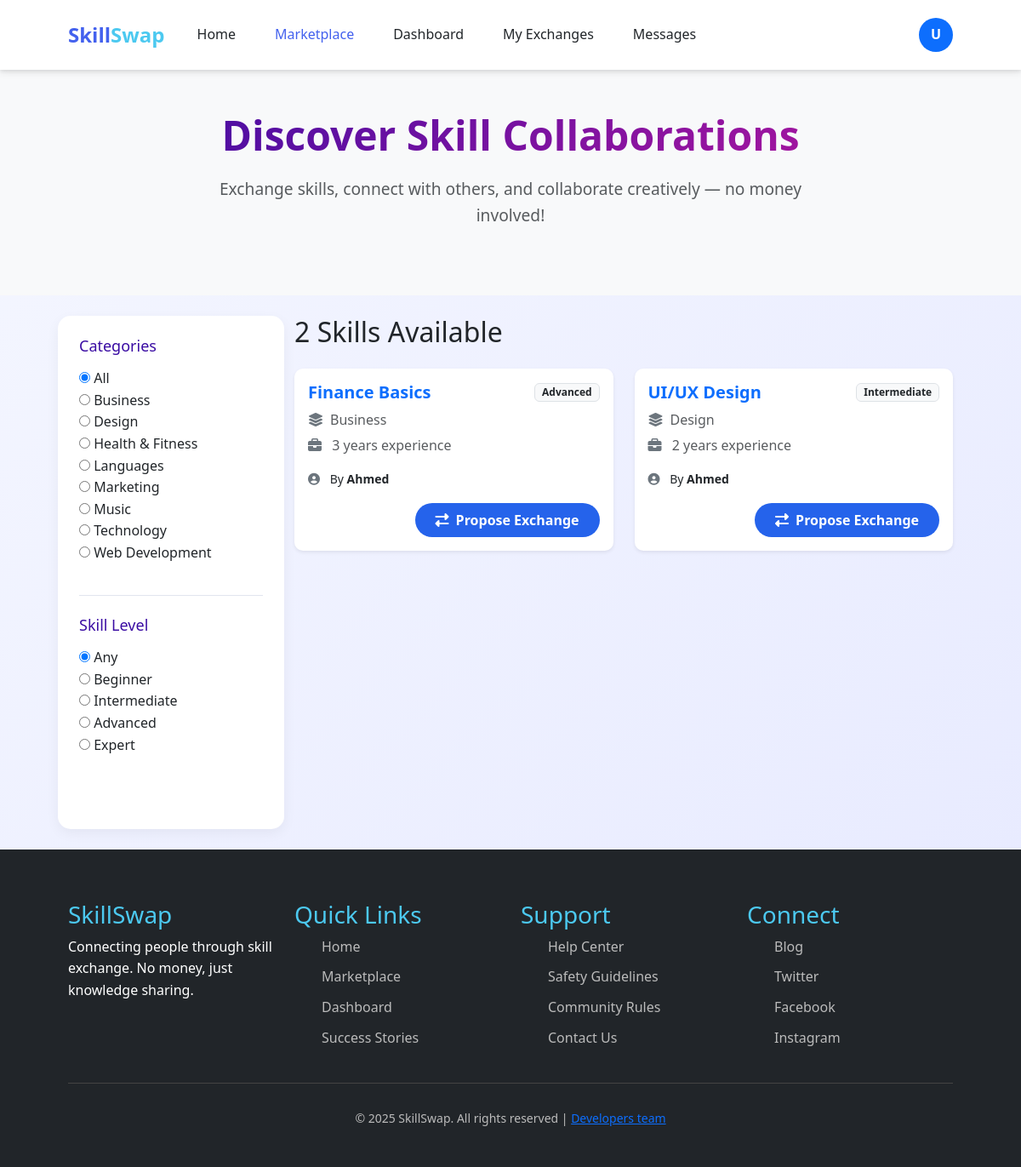
Page /marketplace/ (signed in) on the committed database.
### main/models.py (models this page shows, shortened)
class Category(models.Model):
    name = models.CharField(max_length=100, unique=True)
    class Meta:
        verbose_name_plural = "Categories"
        ordering = ["name"]

class UserSkill(models.Model):
    SKILL_ROLE = (
        ("offer", "Can Offer"),
        ("seek", "Looking For"),
    )
    PROFICIENCY_CHOICES = [
        ("beginner", "Beginner"),
        ("intermediate", "Intermediate"),
        ("advanced", "Advanced"),
        ("expert", "Expert"),
    ]
    user = models.ForeignKey(User, on_delete=models.CASCADE)
    skill = models.ForeignKey(Skill, on_delete=models.CASCADE)
    role = models.CharField(max_length=10, choices=SKILL_ROLE, default="offer")
    proficiency = models.CharField(
        max_length=20, choices=PROFICIENCY_CHOICES, default="beginner"
    )
    experience_years = models.PositiveIntegerField(default=0)
    class Meta:
        unique_together = ("user", "skill", "role")
        indexes = [
            models.Index(fields=["role"]),
            models.Index(fields=["proficiency"]),
            models.Index(fields=["user", "role"]),
        ]

class Skill(models.Model):
    name = models.CharField(max_length=100, unique=True)
    category = models.ForeignKey(
        Category,
        on_delete=models.SET_NULL,
        null=True,
        blank=True,
        related_name="skills",
    )

class UserProfile(models.Model):
    user = models.OneToOneField(User, on_delete=models.CASCADE)
    full_name = models.CharField(max_length=150)
    bio = models.TextField()
    location = models.CharField(max_length=100)
    certifications = models.FileField(
        upload_to="certifications/", blank=True, null=True
    )
    created_at = models.DateTimeField(auto_now_add=True)

### main/views.py (the view)
# urls.py: path('marketplace/', views.marketplace_view, name='marketplace'),
@login_required
def marketplace_view(request):
    categories = Category.objects.all()
    levels = ["Any", "Beginner", "Intermediate", "Advanced", "Expert"]
    category_id = request.GET.get("category")
    level = request.GET.get("level")
    offered_skills = (
        UserSkill.objects.filter(role="offer")
        .exclude(user=request.user)
        .select_related("user", "user__userprofile", "skill", "skill__category")
    )
    if category_id and category_id.lower() != "all":
        offered_skills = offered_skills.filter(skill__category_id=category_id)
    if level and level.lower() != "any":
        offered_skills = offered_skills.filter(proficiency__iexact=level)
    context = {
        "categories": categories,
        "skills": offered_skills,
        "levels": levels,
        "selected_category": category_id or "all",
        "selected_level": level or "any",
    }
    return render(request, "marketplace.html", context)

### main/templates/marketplace.html (shortened to what this page needs)
{% extends "base.html" %}
{% load static %}
{% block styles %}
<link rel="stylesheet" href="{% static 'css/home.css' %}">
{% endblock %}
{% block content %}
<section class="marketplace-hero py-5 text-center bg-light">
    <div class="container">
        <h1 class="fw-bold">Discover Skill Collaborations</h1>
        <p class="text-muted">
            Exchange skills, connect with others, and collaborate creatively — no money involved!
        </p>
    </div>
</section>
<div class="container py-4">
    <div class="row">
        <div class="col-md-3 filters-sidebar">
            <div class="filter-section mb-4">
                <h3>Categories</h3>
                <ul class="list-unstyled">
                    <li>
                        <input type="radio" id="cat-all" name="category"
                               {% if not request.GET.category %}checked{% endif %}
                               onchange="applyFilters('all','{{ request.GET.level|default:'' }}')">
                        <label for="cat-all">All</label>
                    </li>
                    {% for category in categories %}
                    <li>
                        <input type="radio" id="cat{{ category.id }}" name="category"
                               value="{{ category.id }}"
                               onchange="applyFilters('{{ category.id }}','{{ request.GET.level|default:'' }}')">
                        <label for="cat{{ category.id }}">{{ category.name }}</label>
                    </li>
                    {% empty %}
                    <li class="text-muted">No categories found.</li>
                    {% endfor %}
                </ul>
            </div>
            <div class="filter-section">
                <h3>Skill Level</h3>
                <ul class="list-unstyled">
                    {% for lvl in levels %}
                    <li>
                        <input type="radio" id="level-{{ lvl|lower }}" name="level"
                               value="{{ lvl }}"
                               {% if selected_level|lower == lvl|lower %}checked{% endif %}
                               onchange="applyFilters('{{ request.GET.category|default:'all' }}','{{ lvl }}')">
                        <label for="level-{{ lvl|lower }}">{{ lvl }}</label>
                    </li>
                    {% endfor %}
                </ul>
            </div>
        </div>
        <div class="col-md-9">
            <div class="d-flex justify-content-between align-items-center mb-3">
                <h2>{{ skills|length }} Skills Available</h2>
            </div>
            <div class="skills-grid">
                {% for uskill in skills %}
  <div class="card shadow-sm border-0 skill-card mb-4">
  <div class="card-body">
    <div class="d-flex justify-content-between align-items-center mb-2">
      <h5 class="card-title text-primary fw-bold mb-0">
        {{ uskill.skill.name }}
      </h5>
      <span class="badge bg-light text-dark border">{{ uskill.get_proficiency_display }}</span>
    </div>
    <p class="text-muted mb-1">
      <i class="fas fa-layer-group me-2 text-secondary"></i>{{ uskill.skill.category.name }}
    </p>
    <p class="text-muted mb-1">
      <i class="fas fa-briefcase me-2 text-secondary"></i>
      {{ uskill.experience_years }} year{{ uskill.experience_years|pluralize }} experience
    </p>
    <p class="mt-3 mb-3 small">
      <i class="fas fa-user-circle me-2 text-secondary"></i>
      By
      <a href="{% url 'profile' uskill.user.id %}" class="fw-semibold text-decoration-none text-dark">
        {{ uskill.user.userprofile.full_name|default:uskill.user.username }}
      </a>
    </p>
    <div class="text-end">
      <a href="{% url 'propose_exchange' uskill.id %}" class="btn btn-primary px-4 py-2 fw-semibold rounded-pill">
        <i class="fas fa-exchange-alt me-2"></i>Propose Exchange
      </a>
    </div>
  </div>
</div>
                {% empty %}
                <p class="text-muted">No skills found matching your filters.</p>
                {% endfor %}
            </div>
        </div>
    </div>
</div>
{% endblock %}

### main/templates/base.html (shortened to what this page needs)
{% load static %}
<!DOCTYPE html>
<html lang="en">
<head>
    {% block styles %} {% endblock styles %}
    <link rel="stylesheet" href="https://cdn.jsdelivr.net/npm/bootstrap@5.3.0/dist/css/bootstrap.min.css">
    <link rel="stylesheet" href="https://cdnjs.cloudflare.com/ajax/libs/font-awesome/6.4.0/css/all.min.css">
    <link rel="stylesheet" href="{% static 'css/style.css' %}">
</head>
<body>
    <header>
  <nav class="navbar navbar-expand-lg navbar-light bg-white shadow-sm">
    <div class="container">
      <a class="logo" href="{% url 'index' %}">
        Skill<span>Swap</span>
      </a>
      <div class="collapse navbar-collapse" id="navbarNav">
        <ul class="navbar-nav me-auto nav-links">
          <li class="nav-item">
            <a class="nav-link {% if request.resolver_match.url_name == 'index' %}active{% endif %}" href="{% url 'index' %}">Home</a>
          </li>
          <li class="nav-item">
            <a class="nav-link {% if request.resolver_match.url_name == 'marketplace' %}active{% endif %}" href="{% url 'marketplace' %}">Marketplace</a>
          </li>
          {% if user.is_staff %}
          <li class="nav-item">
            <a class="nav-link {% if request.resolver_match.url_name == 'admin_dashboard' %}active{% endif %}" href="{% url 'admin_dashboard' %}">Admin Dashboard</a>
          </li>
          {% else %}
          <li class="nav-item">
            <a class="nav-link {% if request.resolver_match.url_name == 'dashboard' %}active{% endif %}" href="{% url 'dashboard' %}">Dashboard</a>
          </li>
          {% endif %}
          {% if user.is_authenticated %}
          <li class="nav-item">
            <a class="nav-link {% if request.resolver_match.url_name == 'exchanges' %}active{% endif %}" href="{% url 'exchanges' %}">My Exchanges</a>
          </li>
          <li class="nav-item">
            <a class="nav-link {% if request.resolver_match.url_name == 'messages' or request.resolver_match.url_name == 'conversation' %}active{% endif %}" href="{% url 'messages' %}">
              Messages
            </a>
          </li>
          {% endif %}
        </ul>
        <div class="d-flex align-items-center">
          {% if user.is_authenticated %}
            <div class="dropdown">
              <a href="#" class="d-flex align-items-center text-decoration-none dropdown-toggle" id="userDropdown" data-bs-toggle="dropdown" aria-expanded="false">
                <div class="rounded-circle bg-primary text-white d-flex justify-content-center align-items-center" style="width:40px; height:40px; font-weight:600;">
                  {% if user.first_name %}
                    {{ user.first_name|slice:":1"|upper }}
                  {% else %}
                    {{ user.username|slice:":1"|upper }}
                  {% endif %}
                </div>
              </a>
            </div>
          {% else %}
            <a href="{% url 'login' %}" class="btn btn-outline me-2">Log In</a>
            <a href="{% url 'signup' %}" class="btn btn-primary">Register</a>
          {% endif %}
        </div>
      </div>
    </div>
  </nav>
</header>
    <main>
        {% block content %}
        {% endblock content %}
    </main>
    <footer>
        <div class="container">
            <div class="row">
                <div class="col-lg-3 col-md-6 mb-4">
                    <h3>SkillSwap</h3>
                    <p>Connecting people through skill exchange. No money, just knowledge sharing.</p>
                </div>
                <div class="col-lg-3 col-md-6 mb-4">
                    <h3>Quick Links</h3>
                    <ul class="footer-links">
                        <li><a href="{% url 'index' %}">Home</a></li>
                        <li><a href="{% url 'marketplace' %}">Marketplace</a></li>
                        <li><a href="{% url 'dashboard' %}">Dashboard</a></li>
                        <li><a href="#">Success Stories</a></li>
                    </ul>
                </div>
                <div class="col-lg-3 col-md-6 mb-4">
                    <h3>Support</h3>
                    <ul class="footer-links">
                        <li><a href="#">Help Center</a></li>
                        <li><a href="#">Safety Guidelines</a></li>
                        <li><a href="#">Community Rules</a></li>
                        <li><a href="#">Contact Us</a></li>
                    </ul>
                </div>
                <div class="col-lg-3 col-md-6 mb-4">
                    <h3>Connect</h3>
                    <ul class="footer-links">
                        <li><a href="#">Blog</a></li>
                        <li><a href="#">Twitter</a></li>
                        <li><a href="#">Facebook</a></li>
                        <li><a href="#">Instagram</a></li>
                    </ul>
                </div>
            </div>
            <div class="copyright text-center">
                <p>&copy; 2025 SkillSwap. All rights reserved | <a class="secondary-link link-underline-opacity-0" href="{% url "devteam" %}">Developers team</a></p>
            </div>
        </div>
    </footer>
</body>
</html>

### main/static/css/home.css (style rules this page uses)
.marketplace-hero { padding: 120px 0 60px; text-align: center; }
.marketplace-hero h1 { font-size: 3rem; margin-bottom: 20px; background: linear-gradient(135deg, var(--secondary) 0%, var(--magic) 100%); -webkit-background-clip: text; background-clip: text; -webkit-text-fill-color: transparent; }
.filters-sidebar { background: white; border-radius: 15px; padding: 25px; box-shadow: 0 5px 15px rgba(0, 0, 0, 0.05); height: fit-content; position: sticky; top: 100px; }
.filter-section { margin-bottom: 25px; padding-bottom: 20px; border-bottom: 1px solid var(--gray-light); }
.filter-section:last-child { border-bottom: none; }
.filter-section h3 { font-size: 18px; margin-bottom: 15px; color: var(--secondary); display: flex; justify-content: space-between; align-items: center; }
.skills-grid { display: grid; grid-template-columns: repeat(auto-fill, minmax(300px, 1fr)); gap: 25px; }

### main/static/css/style.css (style rules this page uses)
* { margin: 0; padding: 0; box-sizing: border-box; font-family: 'Segoe UI', Tahoma, Geneva, Verdana, sans-serif; }
:root { --primary: #4361ee; --secondary: #3a0ca3; --accent: #4cc9f0; --magic: #b5179e; --light: #f8f9fa; --dark: #212529; --success: #4bb543; --warning: #ff9e00; --error: #e63946; --gray-light: #e1e5ee; --gray-medium: #6c757d; --gray-dark: #495057; }
body { background: linear-gradient(135deg, #f5f7ff 0%, #e6e9ff 100%); color: var(--dark); line-height: 1.6; min-height: 100vh; display: flex; flex-direction: column; }
.container { width: 90%; max-width: 1200px; margin: 0 auto; padding: 0 20px; }
.btn { display: inline-block; padding: 12px 30px; border-radius: 50px; text-decoration: none; font-weight: 600; transition: all 0.3s ease; cursor: pointer; border: none; font-size: 16px; text-align: center; }
.btn-primary { background: var(--primary); color: white; }
header { background: white; box-shadow: 0 2px 10px rgba(0,0,0,0.1); position: sticky; top: 0; z-index: 1000; }
.navbar { display: flex !important; justify-content: space-between !important; align-items: center !important; padding: 20px 0 !important; }
.logo { display: flex; align-items: center; font-size: 24px; font-weight: 700; color: var(--primary); text-decoration: none; }
.logo span { color: var(--accent); }
.nav-links { display: flex; list-style: none; }
.nav-links li { margin-left: 30px; }
.nav-links a { text-decoration: none; color: var(--dark); font-weight: 500; transition: color 0.3s; }
.nav-links a:hover, .nav-links a.active { color: var(--primary); }
.skills-grid { display: grid; grid-template-columns: repeat(auto-fill, minmax(280px, 1fr)); gap: 25px; }
.skill-card { background: white; border-radius: 10px; overflow: hidden; box-shadow: 0 5px 15px rgba(0,0,0,0.05); transition: transform 0.3s; position: relative; }
.marketplace-hero { padding: 120px 0 60px; text-align: center; }
.marketplace-hero h1 { font-size: 3rem; margin-bottom: 20px; background: linear-gradient(135deg, var(--secondary) 0%, var(--magic) 100%); -webkit-background-clip: text; background-clip: text; -webkit-text-fill-color: transparent; }
.marketplace-hero p { font-size: 1.2rem; color: #666; max-width: 700px; margin: 0 auto 30px; }
.filters-sidebar { background: white; border-radius: 15px; padding: 25px; box-shadow: 0 5px 15px rgba(0,0,0,0.05); height: fit-content; position: sticky; top: 100px; }
.filter-section { margin-bottom: 25px; padding-bottom: 20px; border-bottom: 1px solid var(--gray-light); }
.filter-section:last-child { border-bottom: none; }
.filter-section h3 { font-size: 18px; margin-bottom: 15px; color: var(--secondary); display: flex; justify-content: space-between; align-items: center; }
footer { background: var(--dark); color: white; padding: 60px 0 30px; margin-top: auto; }
.footer-links { list-style: none; }
.footer-links li { margin-bottom: 10px; }
.footer-links a { color: #bbb; text-decoration: none; transition: color 0.3s; }
.copyright { text-align: center; padding-top: 30px; border-top: 1px solid #444; color: #bbb; font-size: 14px; }
.text-center { text-align: center; }
.active { color: #4361ee !important; }
footer>.container>.row>div>h3 { color: #4cc9f0; }

### main/templates/marketplace.html (style rules this page uses)
.active { color: white !important; }
.skills-grid { display: grid; grid-template-columns: repeat(auto-fill, minmax(230px, 1fr)); gap: 20px; }
.filters-sidebar { position: sticky; top: 90px; }
.skill-card { transition: all 0.3s ease; border-radius: 15px; background: #fff; }
.skill-card .btn-primary { background: #2563eb; border: none; transition: 0.3s ease; }

### main/templates/base.html (style rules this page uses)
.dropdown-toggle::after { display: none !important; }

### rows in the picture
Category: category "☐ Business", name "Business"
Category: category "☐ Design", name "Design"
Category: category "☐ Health & Fitness", name "Health & Fitness"
Category: category "☐ Languages", name "Languages"
Category: category "☐ Marketing", name "Marketing"
Category: category "☐ Music", name "Music"
Category: category "☐ Technology", name "Technology"
Category: category "☐ Web Development", name "Web Development"
UserSkill: skill.name "Finance Basics", proficiency "Advanced", skill.category.name "Business", experience_years "3", user.userprofile.full_name "Ahmed"
UserSkill: skill.name "UI/UX Design", proficiency "Intermediate", skill.category.name "Design", experience_years "2", user.userprofile.full_name "Ahmed"

### other values in the picture
{{ user.username|slice:":1"|upper }} "U"
{{ lvl }} "Any" "Beginner" "Intermediate" "Advanced" "Expert"
{{ skills|length }} "2"
